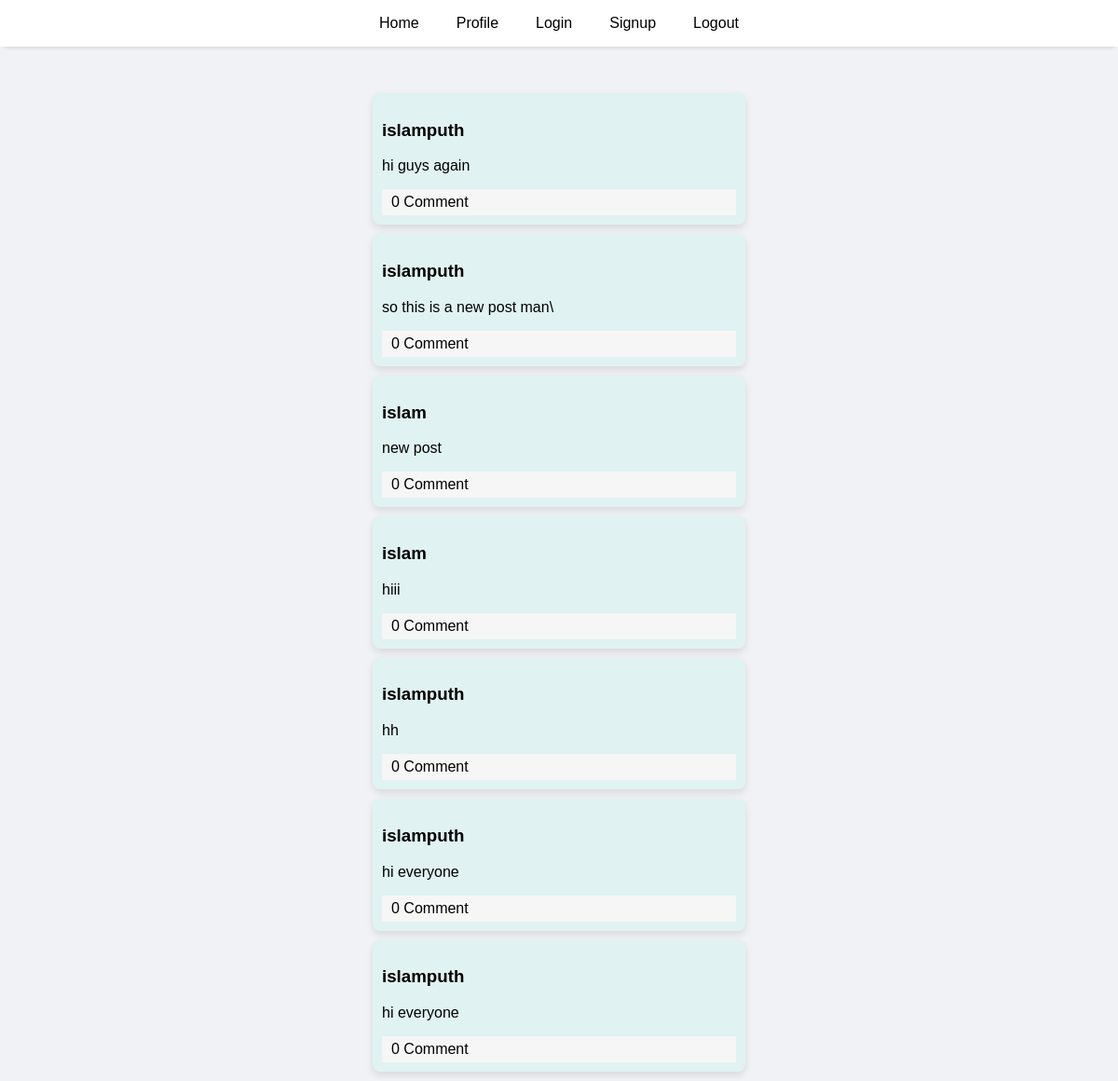
Before: /home.php (signed in) with the older database file.
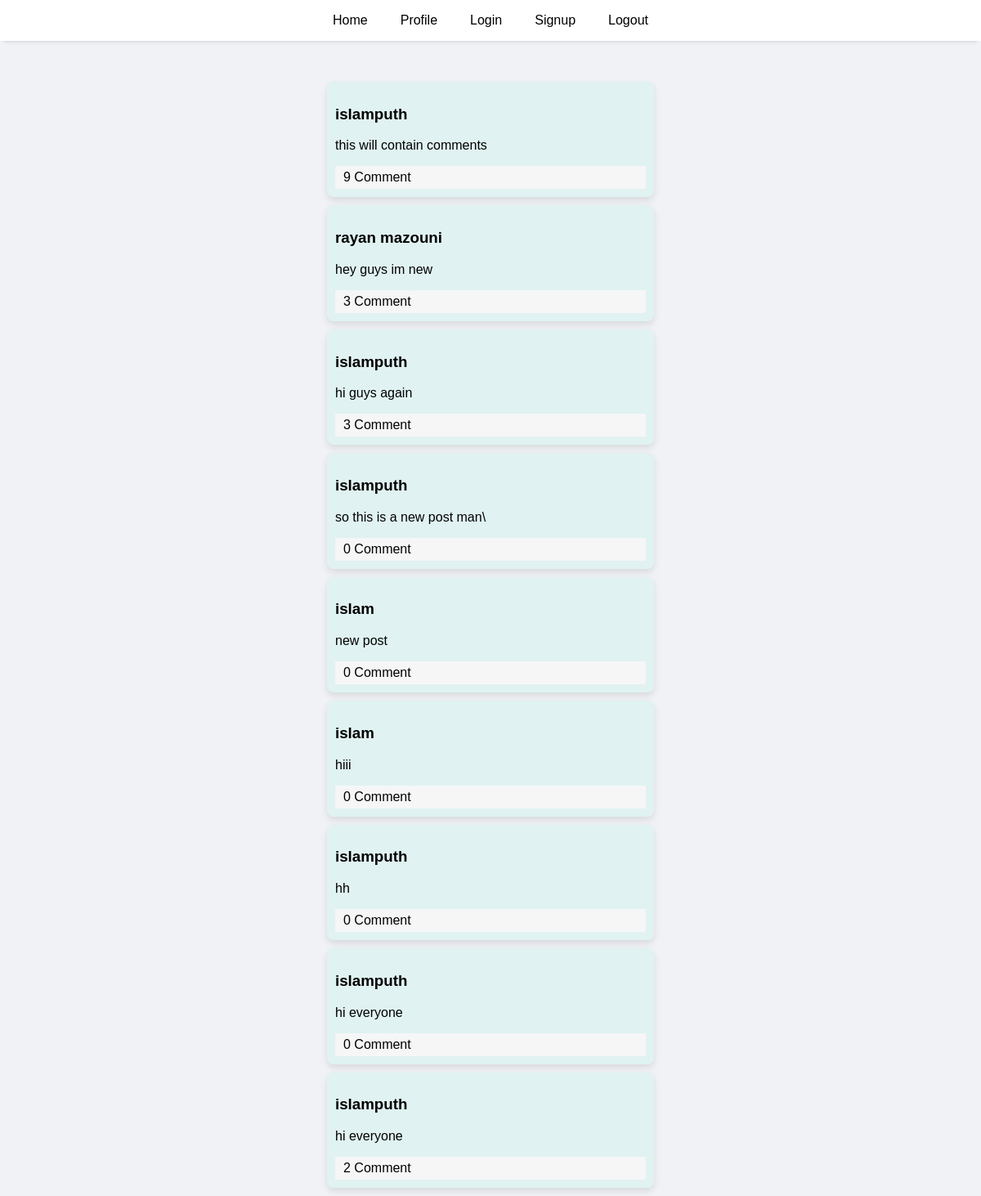
After: the same page with the newer database file.
### tables this page shows
CREATE TABLE `posts` (
  `id` int(11) NOT NULL,
  `user_id` int(11) DEFAULT NULL,
  `content` text DEFAULT NULL,
  `created_at` timestamp NOT NULL DEFAULT current_timestamp()
);

CREATE TABLE `users` (
  `id` int(5) NOT NULL,
  `username` varchar(50) NOT NULL,
  `password` varchar(50) NOT NULL,
  `email` varchar(50) NOT NULL
);

### home.php (the view, shortened to what this page needs)
<?php
require("connection.php");
?>
<!DOCTYPE html>
<html lang="en">
<head>
</head>
<body>
<?php
 require('header.php');
?>
<div class="posts">
    <?php
 $show = $db->query('SELECT posts.id as post_id, posts.content, users.username ,users.id, COUNT(comments.id) as comments_count
 FROM posts
 INNER JOIN users ON posts.user_id = users.id
  LEFT JOIN comments ON posts.id = comments.post_id
  GROUP BY
        posts.id, posts.content, users.username, users.id
ORDER BY posts.created_at DESC');
while ($data = $show->fetch()) {
    echo '<div class="post">';
    echo "<h3 onclick=\"window.location.href='info.php?id={$data['id']}'\">" . htmlspecialchars($data['username']) . '</h3>';
    echo '<p>' . htmlspecialchars($data['content']) . '</p>';
    echo "<div><div class='comment' onclick=\"window.location.href='postview.php?id={$data['post_id']}'\">{$data['comments_count']} Comment</div> </div>";
    echo '</div>';
}
?>
    </div>
</body>
</html>

### header.php (shortened to what this page needs)
<!DOCTYPE html>
<html lang="en">
<head>
</head>
<body>
    <header>
        <a  href="home.php">Home</a>
        <a  href="profile.php">Profile</a>
        <a  href="index.php">Login</a>
        <a href="signupform.php">Signup</a>
        <a href="logout.php">Logout</a>
    </header>
</body>
</html>

### header.php (style rules this page uses)
* { font-family: sans-serif; }
body { background-color: #f0f2f5; MARGIN: 0; }
header { width: 100%; display: flex; align-items: center; justify-content: center; background-color: ; background-color: #FFF; height: 50px; box-shadow: 0px 5px 5px -5px rgba(0, 0, 0, 0.2); }
a { text-decoration: none; color: black; height: 50px; padding: 0 20px; display: flex; justify-content: center; align-items: center; }

### home.php (style rules this page uses)
* { box-sizing: border-box; }
body { display: flex; flex-direction: column; align-items: center; }
.posts { margin-top: 50px; }
.post { width: 400px; padding: 10px; margin-bottom: 10px; background-color: #e0f2f1; border-radius: 8px; box-shadow: 0 4px 8px rgba(0, 0, 0, 0.1); }
.comment { background-color: #f6f6f6; padding: 5px 10px; cursor: pointer; }

Changed rows visible on the page:
added posts: user.username "islamputh", content "this will contain comments", comments_count "9"
added posts: user.username "rayan mazouni", content "hey guys im new", comments_count "3"
computed for posts "hi guys again": comments_count "0" → "3"
computed for posts (number 9 of 9 on the later page): comments_count "0" → "2"
